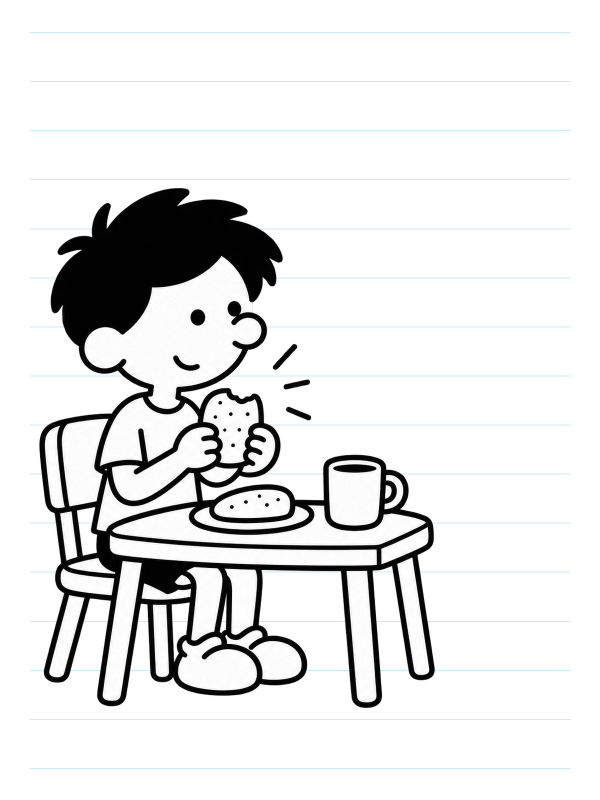
#> input picture plugins/diary-workbench/skills/cartoon-diary-journal/assets/style-reference/style-lock-v1/s1-daily-master-v1/illustration.png, 1200 x 1600 px (shown at 1/2 size)
$ python -i build_diary_template.py   (imports and definitions only)
#> lines starting #> are read from the running program, lines starting #| are printed output that depends on the picture; after the words box and inside, x2 and y2 are one past the last pixel; in counts of white or black regions, pixels touching at a corner belong together
#> further down, picture is the input picture: PIL image 1200x1600 RGB; mean R, G, B 227.6, 228, 228.1
#!/usr/bin/env python3
"""Compose isolated scenes onto fixed paper; no generative editing or style scoring."""
from __future__ import annotations

import argparse
import json
import math
import tempfile
from datetime import date
from pathlib import Path

from PIL import Image, ImageChops, ImageDraw
from build_diary_text_layer import render_png
from diary_photo_layout import poster_rows

ROOT = Path(__file__).resolve().parents[1]
LAYOUT = ROOT / 'assets/templates/diary-poster-text-layout.json'


# [18 lines left out: functions scene_boxes, paper, not called in this run]


def content_box(image):
    """Measure visible ink without removing any white fill or changing alpha."""
    flat = Image.new('RGBA', image.size, 'white')
#> flat: PIL image 1200x1600 RGBA; every value is 255
    flat.alpha_composite(image.convert('RGBA'))
    diff = ImageChops.difference(flat.convert('RGB'), Image.new('RGB', image.size, 'white'))
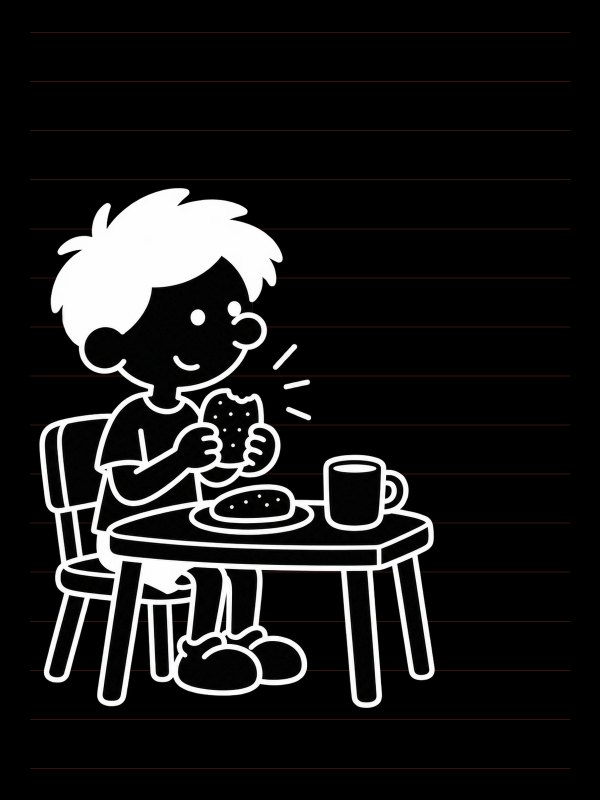
#> diff: PIL image 1200x1600 RGB (shown at 1/2 size); mean R, G, B 27.4, 27, 26.9
    mask = diff.convert('L').point(lambda p: 255 if p > 24 else 0)
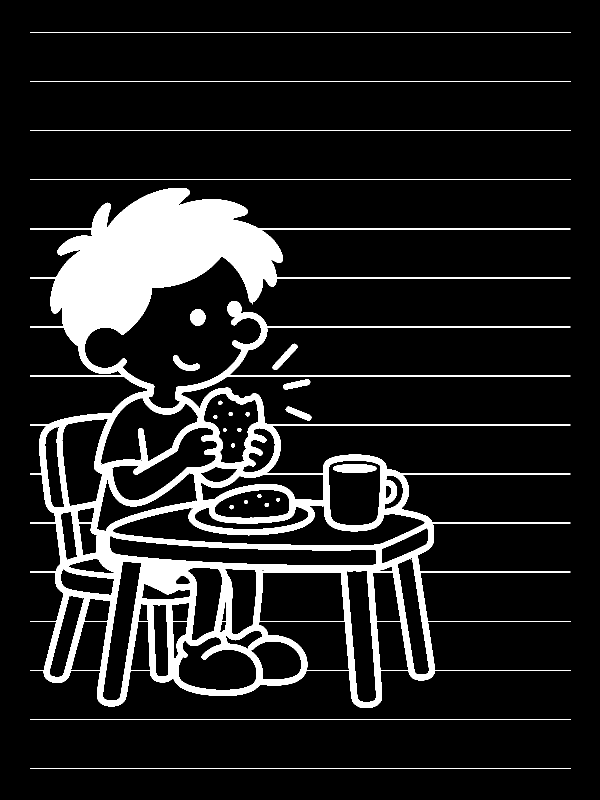
#> mask: PIL image 1200x1600 L (shown at 1/2 size); 12.6% white; 40 white regions (15 under 20 px), largest, box (x1, y1, x2, y2) and area: (60, 376, 1141, 1416) 222616, (60, 64, 1141, 66) 2162, (60, 162, 1141, 164) 2162
    return mask.getbbox()


# [268 lines left out: functions validate_scene, extract_rows, compose, validate_config, diary_header, build_scenes and 3 more, not called in this run]


# [2 lines not run here, left out]

>>> from PIL import Image
>>> picture = Image.open('../assets/style-reference/style-lock-v1/s1-daily-master-v1/illustration.png')
>>> result = content_box(picture)
#> result = (60, 64, 1141, 1538)
